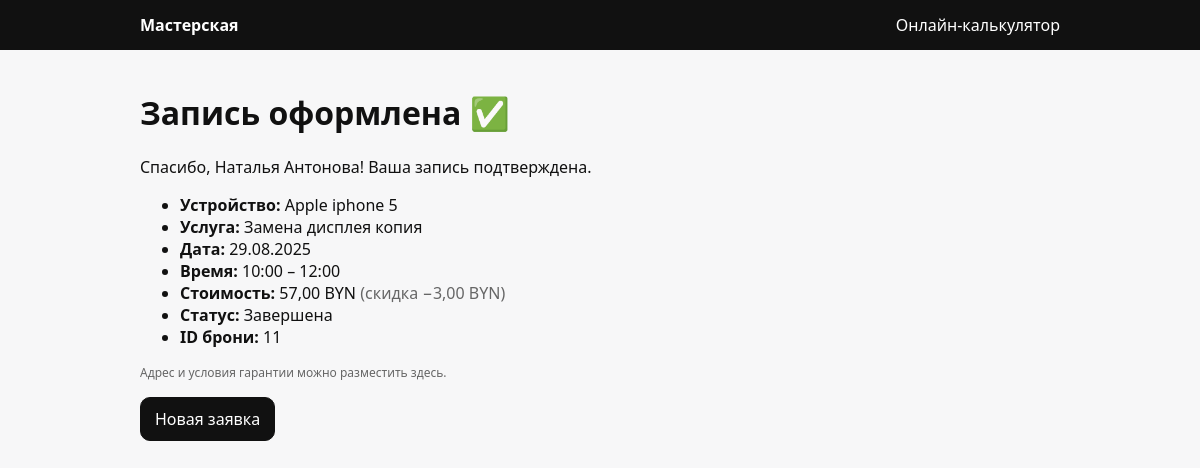
Before: /repairs/success/11/ with the older database file.
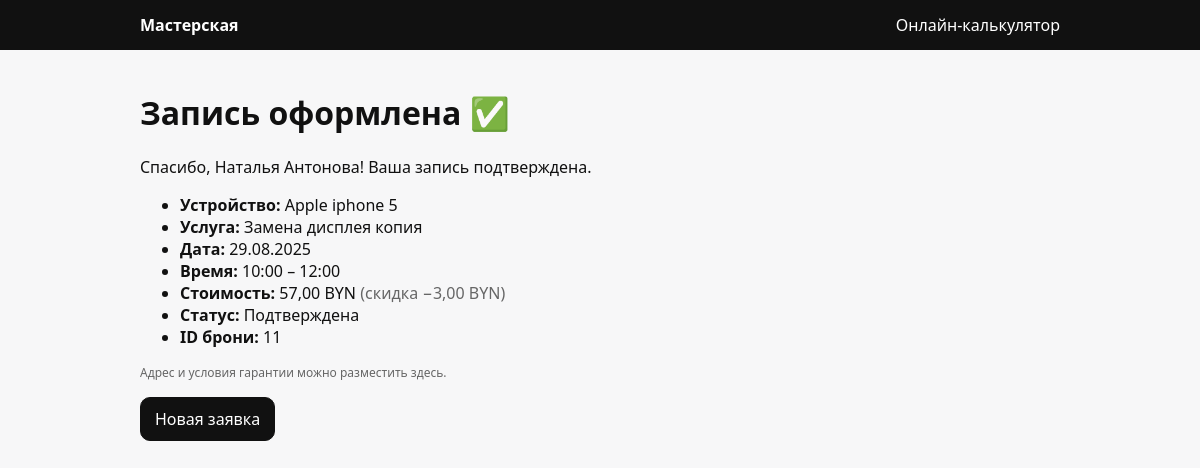
After: the same page with the newer database file.
### repairs/models.py (models this page shows, shortened)
class Appointment(models.Model):
    STATUS_CHOICES = [
        ("new", "Новая"),
        ("confirmed", "Подтверждена"),
        ("done", "Завершена"),
        ("cancelled", "Отмена"),
    ]
    phone_model = models.ForeignKey(
        PhoneModel,
        verbose_name="Модель",
        on_delete=models.PROTECT,
        related_name="appointments",
    )
    repair_type = models.ForeignKey(
        RepairType,
        verbose_name="Тип ремонта",
        on_delete=models.PROTECT,
        related_name="appointments",
    )
    technician = models.ForeignKey(
        Technician,
        verbose_name="Мастер",
        on_delete=models.PROTECT,
        null=True,
        blank=True,
        related_name="appointments",
    )
    start = models.DateTimeField("Начало")
    end = models.DateTimeField("Окончание")
    customer_name = models.CharField("Имя клиента", max_length=120)
    customer_phone = models.CharField("Телефон клиента", max_length=20)
    referral_code = models.CharField("Код продавца", max_length=16, blank=True)
    price_original = models.DecimalField("Цена до скидки", max_digits=10, decimal_places=2)
    discount_amount = models.DecimalField("Скидка", max_digits=10, decimal_places=2, default=Decimal("0.00"))
    price_final = models.DecimalField("Итоговая цена", max_digits=10, decimal_places=2)
    status = models.CharField("Статус", max_length=12, choices=STATUS_CHOICES, default="new")
    created_at = models.DateTimeField("Создано", auto_now_add=True)
    class Meta:
        verbose_name = "Запись"
        verbose_name_plural = "Записи"
        ordering = ["-start"]

class PhoneModel(models.Model):
    CATEGORY_CHOICES = [
        ("phone", "Телефон"),
        ("tablet", "Планшет"),
        ("watch", "Смарт-часы"),
    ]
    brand = models.ForeignKey(
        PhoneBrand,
        verbose_name="Бренд",
        on_delete=models.CASCADE,
        related_name="models",
    )
    name = models.CharField("Модель", max_length=80)
    slug = models.SlugField("Слаг", unique=True)
    category = models.CharField(
        "Категория",
        max_length=10,
        choices=CATEGORY_CHOICES,
        default="phone",
        db_index=True,
    )
    class Meta:
        verbose_name = "Модель устройства"
        verbose_name_plural = "Модели устройств"
        ordering = ["brand__name", "category", "name"]
        unique_together = ["brand", "name"]

class PhoneBrand(models.Model):
    name = models.CharField("Название бренда", max_length=50, unique=True)
    slug = models.SlugField("Слаг", unique=True)
    class Meta:
        verbose_name = "Бренд"
        verbose_name_plural = "Бренды"
        ordering = ["name"]

class RepairType(models.Model):
    name = models.CharField("Тип ремонта", max_length=80)
    slug = models.SlugField("Слаг", unique=True)
    default_duration_min = models.PositiveIntegerField("Длительность по умолчанию (мин)", default=60)
    class Meta:
        verbose_name = "Тип ремонта"
        verbose_name_plural = "Типы ремонта"
        ordering = ["name"]

### repairs/views.py (the view)
# urls.py: path("success/<int:appointment_id>/", views.booking_success, name="booking_success"),
def booking_success(request, appointment_id: int):
    appointment = get_object_or_404(Appointment, id=appointment_id)
    return render(request, "repairs/booking_success.html", {"appointment": appointment})

### repairs/templates/repairs/booking_success.html (shortened to what this page needs)
{% extends "repairs/base.html" %}
{% block content %}
  <h1>Запись оформлена ✅</h1>
  <p>Спасибо, {{ appointment.customer_name }}! Ваша запись подтверждена.</p>
  <ul>
    <li><strong>Устройство:</strong> {{ appointment.phone_model.brand.name }} {{ appointment.phone_model.name }}</li>
    <li><strong>Услуга:</strong> {{ appointment.repair_type.name }}</li>
    <li><strong>Дата:</strong> {{ appointment.start|date:"d.m.Y" }}</li>
    <li><strong>Время:</strong> {{ appointment.start|date:"H:i" }} – {{ appointment.end|date:"H:i" }}</li>
<li><strong>Стоимость:</strong> {{ appointment.price_final }} BYN
  {% if appointment.discount_amount > 0 %}
    <span class="muted">(скидка −{{ appointment.discount_amount }} BYN)</span>
  {% endif %}
</li>
    <li><strong>Статус:</strong> {{ appointment.get_status_display }}</li>
    <li><strong>ID брони:</strong> {{ appointment.id }}</li>
  </ul>
  <p class="small muted">Адрес и условия гарантии можно разместить здесь.</p>
  <p><a class="btn" href="{% url 'repairs:brand_list' %}">Новая заявка</a></p>
{% endblock %}

Changed rows visible on the page:
changed Appointment "Наталья Антонова": status "Завершена" → "Подтверждена"
